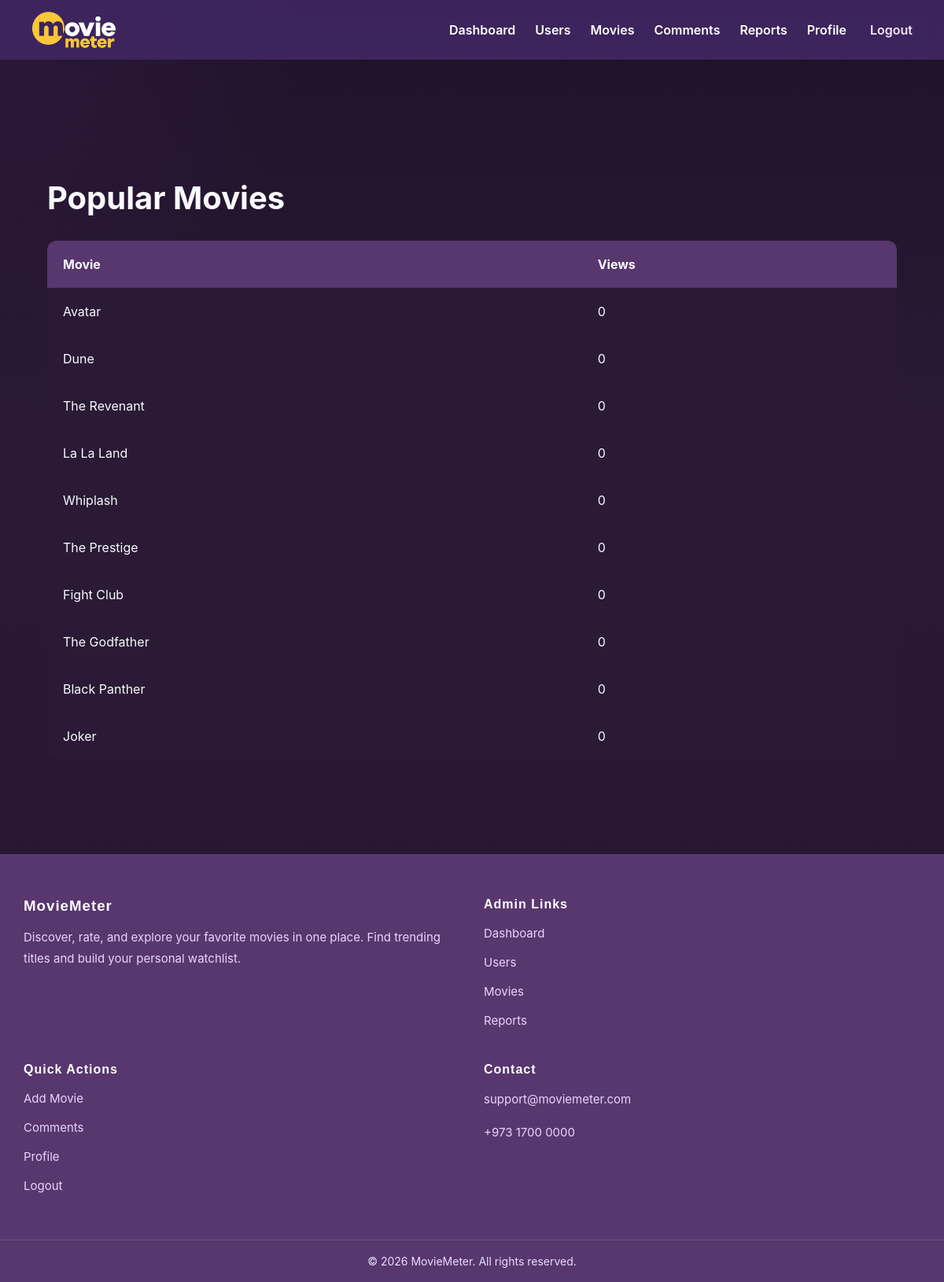
Screenshot of /MovieMeter/admin/popular-report.php (signed in) with the database file from the repository.
### tables this page shows
CREATE TABLE mm_movies (
    movie_id INT AUTO_INCREMENT PRIMARY KEY,
    creator_id INT NOT NULL,
    deleted_by INT NULL,
    title VARCHAR(200) NOT NULL,
    short_description TEXT NOT NULL,
    full_description TEXT NOT NULL,
    release_date DATE NULL,
    poster_image VARCHAR(255) NULL,
    trailer_url VARCHAR(255) NULL,
    status ENUM('draft','published','deleted') DEFAULT 'draft',
    view_count INT DEFAULT 0,
    average_rating DECIMAL(3,2) DEFAULT 0.00,
    rating_count INT DEFAULT 0,
    comment_count INT DEFAULT 0,
    is_api_imported TINYINT(1) DEFAULT 0,
    external_api_source VARCHAR(100) NULL,
    external_api_id VARCHAR(100) NULL,
    created_at DATETIME DEFAULT CURRENT_TIMESTAMP,
    updated_at DATETIME DEFAULT CURRENT_TIMESTAMP,
    deleted_at DATETIME NULL,
    published_at DATETIME NULL,
    deleted_reason VARCHAR(255) NULL
);

### MovieMeter/admin/popular-report.php (the view, shortened to what this page needs)
<?php
$conn=getConnection();
$result=mysqli_query($conn,"
SELECT title, view_count
FROM mm_movies
ORDER BY view_count DESC
LIMIT 10
");
?>
<!DOCTYPE html>
<html>
<head>
<link rel="stylesheet" href="../assets/css/style.css">
<link rel="stylesheet" href="../assets/css/admin.css">
</head>
<body>
<?php include("../includes/admin_nav.php"); ?>
<div class="admin-container">
<h1 class="admin-title">Popular Movies</h1>
<table class="admin-table">
<tr><th>Movie</th><th>Views</th></tr>
<?php while($row=mysqli_fetch_assoc($result)){ ?>
<tr>
<td><?php echo $row["title"]; ?></td>
<td><?php echo $row["view_count"]; ?></td>
</tr>
<?php } ?>
</table>
</div>
<?php include("../includes/admin_footer.php"); ?>
</body>
</html>

### MovieMeter/assets/css/style.css (style rules this page uses)
* { box-sizing: border-box; }
html { scroll-behavior: smooth; }
body { margin: 0; font-family: "Inter", sans-serif; background: radial-gradient(circle at top left, rgba(120, 55, 170, 0.12), transparent 20%), linear-gradient(180deg, #1f1229 0%, #2a1a36 35%, #241430 100%); color: #f8fafc; overflow-x: hidden; }

### MovieMeter/assets/css/admin.css (style rules this page uses)
.admin-container { padding: 120px 60px; }
.admin-title { font-size: 2.5rem; margin-bottom: 30px; }
.admin-table { width: 100%; border-collapse: collapse; background: #2a1a36; border-radius: 12px; overflow: hidden; }
.admin-table th, .admin-table td { padding: 20px; text-align: left; font-size: 16px; }
.admin-table th { background: #58376f; }
body { padding-top: 80px; }

### rows the page displays
mm_movies: title "Avatar", view_count "0"
mm_movies: title "Dune", view_count "0"
mm_movies: title "The Revenant", view_count "0"
mm_movies: title "La La Land", view_count "0"
mm_movies: title "Whiplash", view_count "0"
mm_movies: title "The Prestige", view_count "0"
mm_movies: title "Fight Club", view_count "0"
mm_movies: title "The Godfather", view_count "0"
mm_movies: title "Black Panther", view_count "0"
mm_movies: title "Joker", view_count "0"
